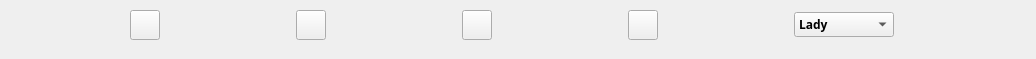
       <widget class="QWidget" name="page_4">
        <widget class="QWidget" name="widget_4" native="true">
         <property name="geometry">
          <rect>
           <x>0</x>
           <y>0</y>
           <width>1027</width>
           <height>50</height>
          </rect>
         </property>
         <property name="minimumSize">
          <size>
           <width>1027</width>
           <height>50</height>
          </size>
         </property>
         <property name="maximumSize">
          <size>
           <width>16777215</width>
           <height>50</height>
          </size>
         </property>
         <layout class="QHBoxLayout" name="horizontalLayout">
          <item>
           <widget class="QPushButton" name="pushButtonPlay">
            <property name="minimumSize">
             <size>
              <width>30</width>
              <height>30</height>
             </size>
            </property>
            <property name="maximumSize">
             <size>
              <width>30</width>
              <height>30</height>
             </size>
            </property>
            <property name="sizeIncrement">
             <size>
              <width>30</width>
              <height>30</height>
             </size>
            </property>
            <property name="text">
             <string/>
            </property>
            <property name="icon">
             <iconset resource="images.qrc">
              <normaloff>:/icons/images/sound.png</normaloff>:/icons/images/sound.png</iconset>
            </property>
            <property name="iconSize">
             <size>
              <width>30</width>
              <height>30</height>
             </size>
            </property>
            <property name="shortcut">
             <string>Ctrl+P</string>
            </property>
           </widget>
          </item>
          <item>
           <widget class="QPushButton" name="pushButtonPause">
            <property name="minimumSize">
             <size>
              <width>30</width>
              <height>30</height>
             </size>
            </property>
            <property name="maximumSize">
             <size>
              <width>30</width>
              <height>30</height>
             </size>
            </property>
            <property name="sizeIncrement">
             <size>
              <width>30</width>
              <height>30</height>
             </size>
            </property>
            <property name="text">
             <string/>
            </property>
            <property name="icon">
             <iconset resource="images.qrc">
              <normaloff>:/icons/images/pause.png</normaloff>:/icons/images/pause.png</iconset>
            </property>
            <property name="iconSize">
             <size>
              <width>30</width>
              <height>30</height>
             </size>
            </property>
            <property name="shortcut">
             <string>Ctrl+Shift+P</string>
            </property>
           </widget>
          </item>
          <item>
           <widget class="QPushButton" name="pushButtonResume">
            <property name="minimumSize">
             <size>
              <width>30</width>
              <height>30</height>
             </size>
            </property>
            <property name="maximumSize">
             <size>
              <width>30</width>
              <height>30</height>
             </size>
            </property>
            <property name="sizeIncrement">
             <size>
              <width>30</width>
              <height>30</height>
             </size>
            </property>
            <property name="text">
             <string/>
            </property>
            <property name="icon">
             <iconset resource="images.qrc">
              <normaloff>:/icons/images/play.png</normaloff>:/icons/images/play.png</iconset>
            </property>
            <property name="iconSize">
             <size>
              <width>30</width>
              <height>30</height>
             </size>
            </property>
            <property name="shortcut">
             <string>Ctrl+R</string>
            </property>
           </widget>
          </item>
          <item>
           <widget class="QPushButton" name="pushButtonStop">
            <property name="minimumSize">
             <size>
              <width>30</width>
              <height>30</height>
             </size>
            </property>
            <property name="maximumSize">
             <size>
              <width>30</width>
              <height>30</height>
             </size>
            </property>
            <property name="sizeIncrement">
             <size>
              <width>30</width>
              <height>30</height>
             </size>
            </property>
            <property name="text">
             <string/>
            </property>
            <property name="icon">
             <iconset resource="images.qrc">
              <normaloff>:/icons/images/stop.png</normaloff>:/icons/images/stop.png</iconset>
            </property>
            <property name="iconSize">
             <size>
              <width>30</width>
              <height>30</height>
             </size>
            </property>
            <property name="shortcut">
             <string>Alt+S</string>
            </property>
           </widget>
          </item>
          <item>
           <widget class="QComboBox" name="voiceSelectList">
            <property name="minimumSize">
             <size>
              <width>100</width>
              <height>0</height>
             </size>
            </property>
            <property name="maximumSize">
             <size>
              <width>100</width>
              <height>16777215</height>
             </size>
            </property>
            <property name="font">
             <font>
              <family>Mongolian Baiti</family>
              <weight>75</weight>
              <italic>false</italic>
              <bold>true</bold>
             </font>
            </property>
            <item>
             <property name="text">
              <string>Lady</string>
             </property>
            </item>
            <item>
             <property name="text">
              <string>Gent</string>
             </property>
            </item>
           </widget>
          </item>
         </layout>
        </widget>
       </widget>
